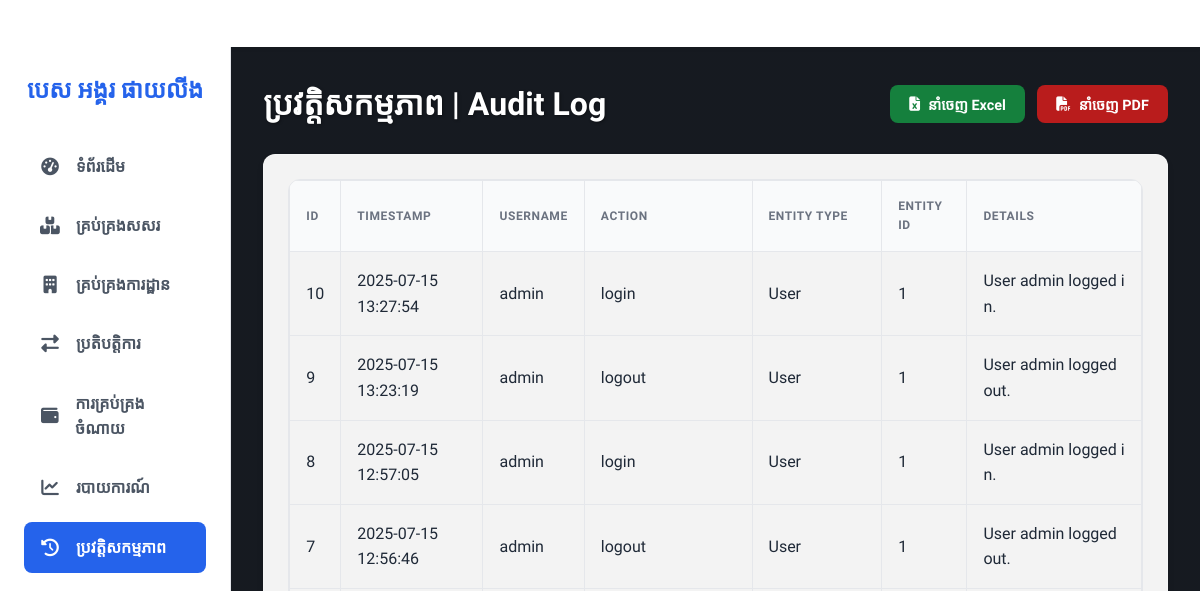
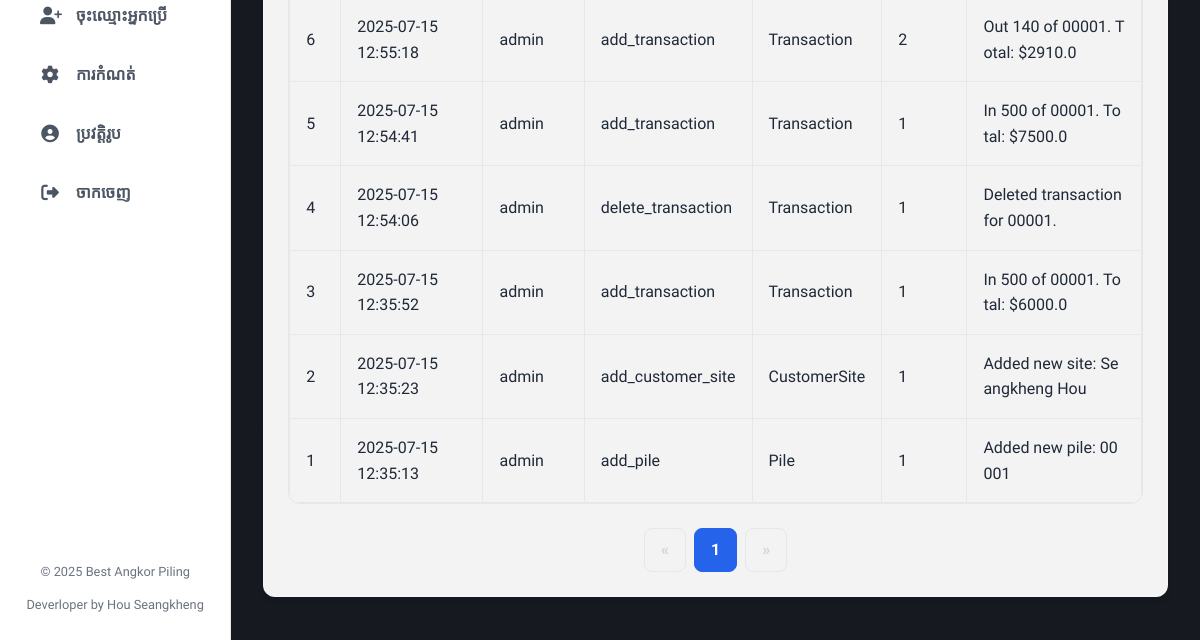
The app's page /audit_log (signed in), older data (2 pictures, top to bottom).
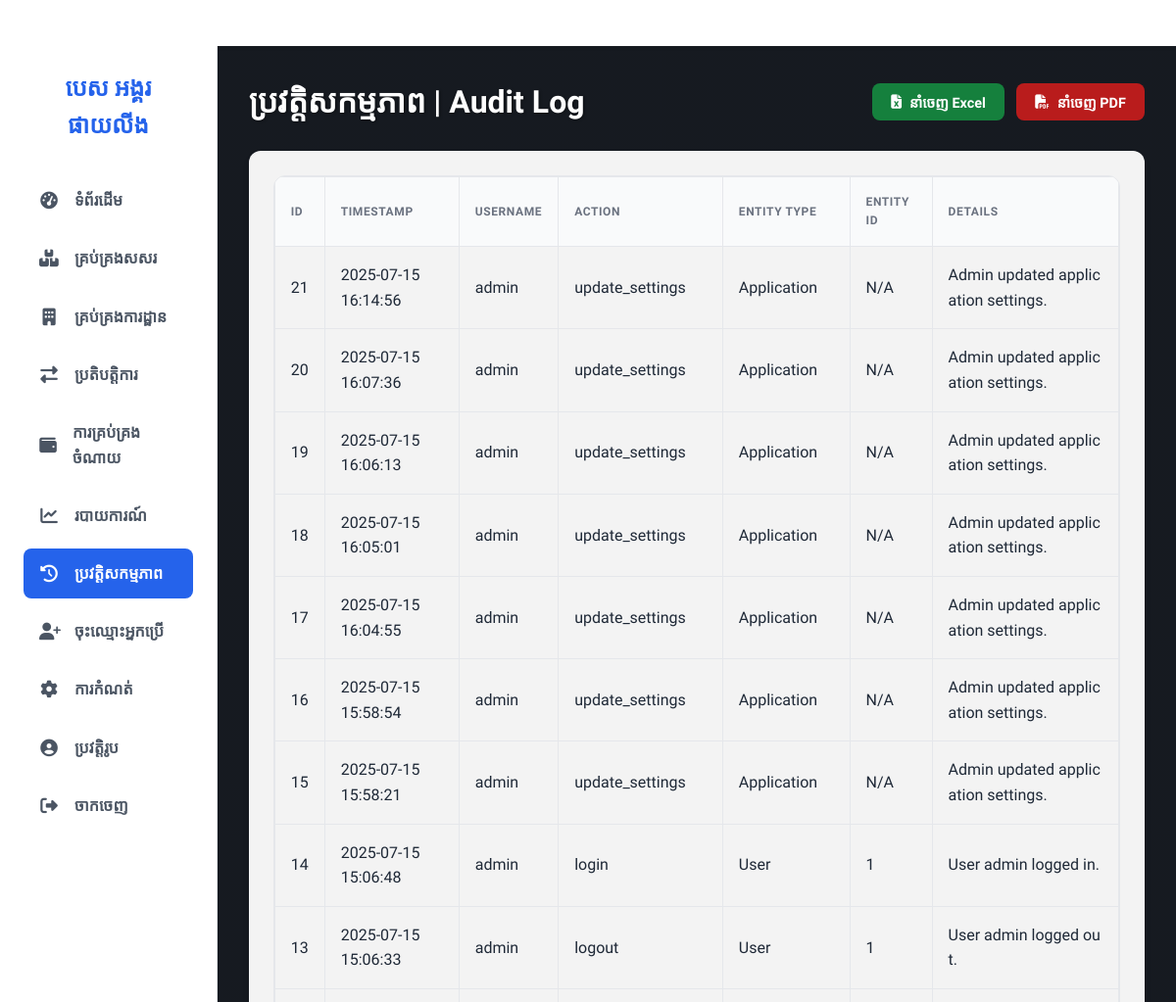
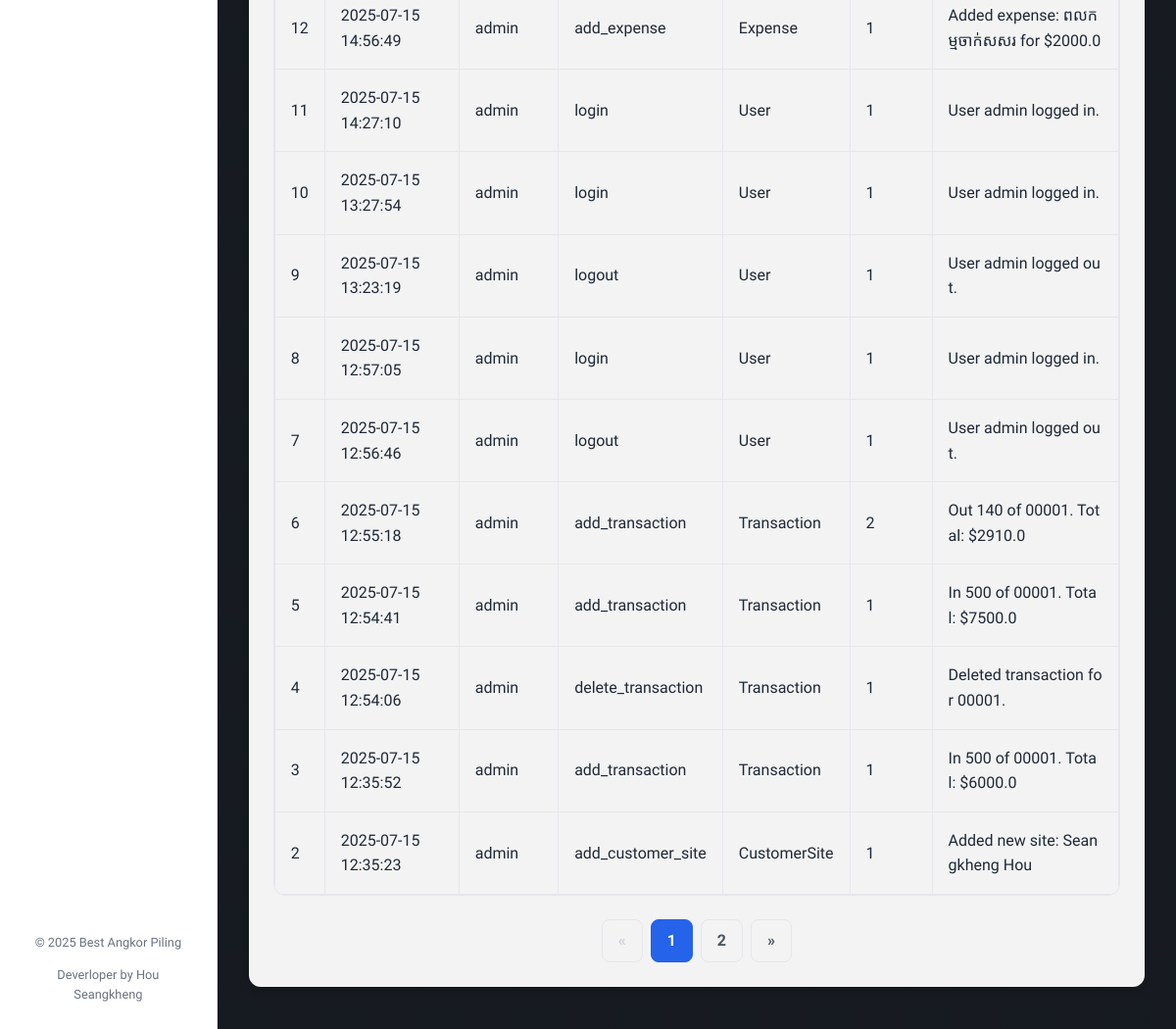
The same page, newer data (2 pictures, top to bottom).
### app.py (models this page shows)
class AuditLog(db.Model):
    id = db.Column(db.Integer, primary_key=True)
    user_id = db.Column(db.Integer, db.ForeignKey('user.id'), nullable=True)
    username = db.Column(db.String(80), nullable=True)
    action = db.Column(db.String(100), nullable=False)
    entity_type = db.Column(db.String(100), nullable=True)
    entity_id = db.Column(db.Integer, nullable=True)
    details = db.Column(db.Text)
    timestamp = db.Column(db.DateTime, default=datetime.now)
    user = db.relationship('User', backref='audit_logs', lazy=True)

### app.py (the view)
@app.route('/audit_log')
@login_required
@role_required('admin')
def view_audit_log():
    page = request.args.get('page', 1, type=int)
    log_query = AuditLog.query.order_by(AuditLog.timestamp.desc())
    pagination = log_query.paginate(page=page, per_page=20, error_out=False)
    return render_template('audit_log.html', audit_logs=pagination.items, pagination=pagination)

### app.py (called while the page is built)
@login_manager.user_loader
def load_user(user_id): return User.query.get(int(user_id))

@app.context_processor
def inject_global_vars():
    low_stock_setting = Setting.query.filter_by(key='low_stock_threshold').first()
    background_image_setting = Setting.query.filter_by(key='background_image').first()
    return dict(
        current_year=datetime.now().year,
        low_stock_threshold=int(low_stock_setting.value) if low_stock_setting else 10,
        background_image_filename=background_image_setting.value if background_image_setting else None
    )

@app.before_request
def before_request(): g.db = db.session

def role_required(roles):
    if not isinstance(roles, list): roles = [roles]
    def decorator(f):
        @wraps(f)
        def decorated_function(*args, **kwargs):
            if not current_user.is_authenticated:
                flash("Please log in to access this page.", "info")
                return redirect(url_for('login', next=request.url))
            if current_user.role not in roles:
                flash("You do not have permission to access this page.", "error")
                return redirect(url_for('index'))
            return f(*args, **kwargs)
        return decorated_function
    return decorator

### templates/audit_log.html (shortened to what this page needs)
{% extends "base.html" %}
{% block content %}
<div class="page-header">
    <h1>ប្រវត្តិសកម្មភាព | Audit Log</h1>
    <div class="button-group">
        <button onclick="exportTableToExcel('audit-log-table', 'Audit_Log_Report')" class="btn btn-secondary" style="background-color: #15803d;"><i class="fas fa-file-excel"></i> នាំចេញ Excel</button>
        <button onclick="exportTableToPDF('audit-log-table', 'Audit Log Report')" class="btn btn-secondary" style="background-color: #b91c1c;"><i class="fas fa-file-pdf"></i> នាំចេញ PDF</button>
    </div>
</div>
<div class="card">
    <div class="table-wrapper">
        <table id="audit-log-table">
            <thead>
                <tr>
                    <th>ID</th>
                    <th>Timestamp</th>
                    <th>Username</th>
                    <th>Action</th>
                    <th>Entity Type</th>
                    <th>Entity ID</th>
                    <th>Details</th>
                </tr>
            </thead>
            <tbody>
                {% for log in audit_logs %}
                <tr>
                    <td>{{ log.id }}</td>
                    <td>{{ log.timestamp.strftime('%Y-%m-%d %H:%M:%S') }}</td>
                    <td>{{ log.username }}</td>
                    <td>{{ log.action }}</td>
                    <td>{{ log.entity_type or 'N/A' }}</td>
                    <td>{{ log.entity_id or 'N/A' }}</td>
                    <td style="white-space: pre-wrap; word-break: break-all;">{{ log.details or 'N/A' }}</td>
                </tr>
                {% else %}
                <tr>
                    <td colspan="7" style="text-align: center; padding: 2rem;">No audit log entries found.</td>
                </tr>
                {% endfor %}
            </tbody>
        </table>
    </div>
    <div class="pagination">
        {% if pagination.has_prev %}
            <a href="{{ url_for('view_audit_log', page=pagination.prev_num) }}" class="page-link">&laquo;</a>
        {% else %}
            <span class="page-link disabled">&laquo;</span>
        {% endif %}
        {% for page_num in pagination.iter_pages(left_edge=1, right_edge=1, left_current=2, right_current=2) %}
            {% if page_num %}
                <a href="{{ url_for('view_audit_log', page=page_num) }}" class="page-link {{ 'current' if pagination.page == page_num else '' }}">{{ page_num }}</a>
            {% else %}
                <span class="page-link">...</span>
            {% endif %}
        {% endfor %}
        {% if pagination.has_next %}
            <a href="{{ url_for('view_audit_log', page=pagination.next_num) }}" class="page-link">&raquo;</a>
        {% else %}
            <span class="page-link disabled">&raquo;</span>
        {% endif %}
    </div>
</div>
{% endblock %}

### templates/base.html (shortened to what this page needs)
<!DOCTYPE html>
<html lang="km">
<head>
    <link rel="stylesheet" href="https://cdnjs.cloudflare.com/ajax/libs/font-awesome/6.1.1/css/all.min.css">
</head>
<body>
    <header class="main-header">
        <div class="marquee">
        </div>
    </header>
    <div class="main-wrapper">
        <aside class="sidebar" id="sidebar">
            <div class="sidebar-header">
                <h1>បេស អង្គរ ផាយលីង</h1>
            </div>
            <nav class="main-nav">
                {% if current_user.is_authenticated %}
                    <a href="{{ url_for('index') }}" class="{{ 'active' if request.endpoint == 'index' else '' }}"><i class="fas fa-tachometer-alt"></i> ទំព័រដើម</a>
                    <a href="{{ url_for('manage_piles') }}" class="{{ 'active' if request.endpoint and 'pile' in request.endpoint else '' }}"><i class="fas fa-boxes"></i> គ្រប់គ្រងសសរ</a>
                    <a href="{{ url_for('manage_sites') }}" class="{{ 'active' if request.endpoint and 'site' in request.endpoint else '' }}"><i class="fas fa-building"></i> គ្រប់គ្រងការដ្ឋាន</a>
                    <a href="{{ url_for('manage_transactions') }}" class="{{ 'active' if request.endpoint and ('transaction' in request.endpoint or 'invoice' in request.endpoint) else '' }}"><i class="fas fa-exchange-alt"></i> ប្រតិបត្តិការ</a>
                    <a href="{{ url_for('manage_expenses') }}" class="{{ 'active' if request.endpoint and 'expense' in request.endpoint else '' }}"><i class="fas fa-wallet"></i> ការគ្រប់គ្រងចំណាយ</a>
                    <a href="{{ url_for('reports') }}" class="{{ 'active' if request.endpoint == 'reports' else '' }}"><i class="fas fa-chart-line"></i> របាយការណ៍</a>
                    {% if current_user.role == 'admin' %}
                        <a href="{{ url_for('view_audit_log') }}" class="{{ 'active' if request.endpoint == 'view_audit_log' else '' }}"><i class="fas fa-history"></i> ប្រវត្តិសកម្មភាព</a>
                        <a href="{{ url_for('register') }}" class="{{ 'active' if request.endpoint == 'register' else '' }}"><i class="fas fa-user-plus"></i> ចុះឈ្មោះអ្នកប្រើ</a>
                        <a href="{{ url_for('settings') }}" class="{{ 'active' if request.endpoint == 'settings' else '' }}"><i class="fas fa-cog"></i> ការកំណត់</a>
                    {% endif %}
                    <a href="{{ url_for('profile') }}" class="{{ 'active' if request.endpoint == 'profile' else '' }}"><i class="fas fa-user-circle"></i> ប្រវត្តិរូប</a>
                    <a href="{{ url_for('logout') }}"><i class="fas fa-sign-out-alt"></i> ចាកចេញ</a>
                {% else %}
                    <a href="{{ url_for('login') }}" class="active"><i class="fas fa-sign-in-alt"></i> ចូលគណនី</a>
                {% endif %}
            </nav>
            <div class="sidebar-footer">
                <p>&copy; {{ current_year }} Best Angkor Piling</p>
                <p>Deverloper by Hou Seangkheng</p>
            </div>
        </aside>
        <div class="main-content">
            <main>
                {% block content %}{% endblock %}
            </main>
        </div>
    </div>
</body>
</html>

### templates/base.html (style rules this page uses)
:root { --primary-color: #2563eb; --primary-hover: #1d4ed8; --secondary-color: #4b5563; --danger-color: #dc2626; --success-color: #16a34a; --warning-color: #f59e0b; --bg-light: #f9fafb; --bg-white: #ffffff; --text-dark: #1f2937; --text-light: #6b7280; --border-color: #e5e7eb; --font-family-khmer: 'Kantumruy Pro', sans-serif; }
*, *::before, *::after { box-sizing: border-box; }
body { font-family: var(--font-family-khmer); margin: 0; background-color: #374151; background-image: linear-gradient(rgba(0, 0, 0, 0.6), rgba(0, 0, 0, 0.6)), url('http://googleusercontent.com/file_content/uploaded:photo_2024-02-26_17-40-20.jpg-c0d0d2cc-25cc-4ae5-b0d3-d988d48c25cb'); background-size: cover; background-position: center center; background-attachment: fixed; color: var(--text-dark); line-height: 1.6; -webkit-font-smoothing: antialiased; }
.main-wrapper { display: flex; min-height: 100vh; }
.sidebar { width: 260px; background-color: var(--bg-white); border-right: 1px solid var(--border-color); padding: 1.5rem; display: flex; flex-direction: column; transition: transform 0.3s ease; }
.sidebar-header { text-align: center; margin-bottom: 2rem; }
.sidebar-header h1 { font-size: 1.5em; color: var(--primary-color); margin: 0; font-weight: 700; }
.main-nav a { display: flex; align-items: center; padding: 0.8rem 1rem; margin-bottom: 0.5rem; border-radius: 0.5rem; text-decoration: none; color: var(--secondary-color); font-weight: 600; transition: background-color 0.2s, color 0.2s; }
.main-nav a i { width: 20px; margin-right: 1rem; font-size: 1.1em; text-align: center; }
.main-nav a.active { background-color: var(--primary-color); color: white; }
.sidebar-footer { margin-top: auto; text-align: center; font-size: 0.8em; color: var(--text-light); }
.main-content { flex-grow: 1; padding: 2rem; overflow-y: auto; }
.page-header { display: flex; justify-content: space-between; align-items: center; margin-bottom: 1.5rem; flex-wrap: wrap; gap: 1rem; }
.page-header h1 { margin: 0; font-size: 2em; color: var(--bg-white); text-shadow: 1px 1px 3px rgba(0,0,0,0.4); }
.button-group { display: flex; gap: 0.75rem; }
.btn { padding: 0.6rem 1.2rem; border: none; border-radius: 0.5rem; cursor: pointer; font-family: var(--font-family-khmer); font-weight: 600; font-size: 0.9em; text-decoration: none; display: inline-flex; align-items: center; gap: 0.5rem; transition: all 0.2s; }
.btn-secondary { background-color: var(--secondary-color); color: white; }
.card { background-color: rgba(255, 255, 255, 0.95); backdrop-filter: blur(5px); padding: 1.5rem; border-radius: 0.75rem; box-shadow: 0 4px 6px rgba(0,0,0,0.1); margin-bottom: 1.5rem; border: 1px solid rgba(255, 255, 255, 0.2); }
.table-wrapper { overflow-x: auto; border: 1px solid var(--border-color); border-radius: 0.75rem; }
table { width: 100%; border-collapse: collapse; text-align: left; }
th, td { padding: 1rem; vertical-align: middle; border: 1px solid var(--border-color); }
th { background-color: var(--bg-light); font-weight: 600; text-transform: uppercase; font-size: 0.75em; letter-spacing: 0.05em; color: var(--text-light); position: sticky; top: 0; z-index: 1; }
tbody tr { transition: background-color 0.15s ease-in-out; }
.pagination { display: flex; justify-content: center; gap: 0.5rem; margin-top: 1.5rem; }
.pagination .page-link { padding: 0.5rem 1rem; border: 1px solid var(--border-color); border-radius: 0.5rem; text-decoration: none; color: var(--secondary-color); font-weight: 600; transition: all 0.2s; }
.pagination .page-link.current { background-color: var(--primary-color); color: white; border-color: var(--primary-color); }
.pagination .page-link.disabled { color: #d1d5db; pointer-events: none; }
.main-header { background-color: var(--bg-white); box-shadow: 0 2px 4px rgba(0,0,0,0.05); padding: 0.5rem 0; overflow: hidden; white-space: nowrap; }
.marquee { display: inline-block; padding-left: 100%; animation: marquee-animation 30s linear infinite; }

Row changes from the older to the newer data that the page shows:
no longer on this page (row unchanged): AuditLog: id "1", timestamp "2025-07-15 12:35:13", username "admin", action "add_pile", entity_type "Pile", entity "1", details "Added new pile: 00001"
added AuditLog: id "21", timestamp "2025-07-15 16:14:56", username "admin", action "update_settings", entity_type "Application", entity_id "N/A", details "Admin updated application settings."
added AuditLog: id "20", timestamp "2025-07-15 16:07:36", username "admin", action "update_settings", entity_type "Application", entity_id "N/A", details "Admin updated application settings."
added AuditLog: id "19", timestamp "2025-07-15 16:06:13", username "admin", action "update_settings", entity_type "Application", entity_id "N/A", details "Admin updated application settings."
added AuditLog: id "18", timestamp "2025-07-15 16:05:01", username "admin", action "update_settings", entity_type "Application", entity_id "N/A", details "Admin updated application settings."
added AuditLog: id "17", timestamp "2025-07-15 16:04:55", username "admin", action "update_settings", entity_type "Application", entity_id "N/A", details "Admin updated application settings."
added AuditLog: id "16", timestamp "2025-07-15 15:58:54", username "admin", action "update_settings", entity_type "Application", entity_id "N/A", details "Admin updated application settings."
added AuditLog: id "15", timestamp "2025-07-15 15:58:21", username "admin", action "update_settings", entity_type "Application", entity_id "N/A", details "Admin updated application settings."
added AuditLog: id "14", timestamp "2025-07-15 15:06:48", username "admin", action "login", entity_type "User", entity "1", details "User admin logged in."
added AuditLog: id "13", timestamp "2025-07-15 15:06:33", username "admin", action "logout", entity_type "User", entity "1", details "User admin logged out."
added AuditLog: id "12", timestamp "2025-07-15 14:56:49", username "admin", action "add_expense", entity_type "Expense", entity "1", details "Added expense: ពលកម្មចាក់សសរ for $2000.0"
added AuditLog: id "11", timestamp "2025-07-15 14:27:10", username "admin", action "login", entity_type "User", entity "1", details "User admin logged in."
Text that changed along with them:
new list line: "2"
